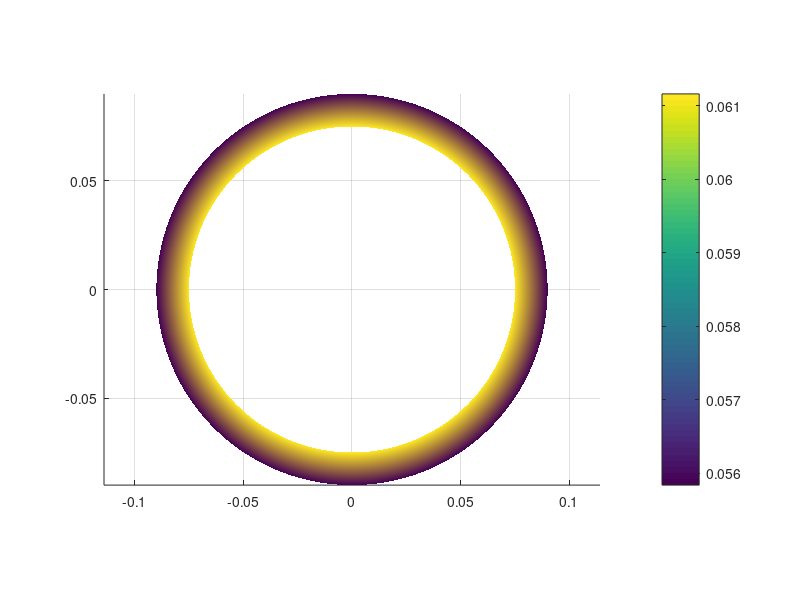

The MATLAB script that drew this image:
clc
clear 
close all

n  = 1000;

R = 0.09; %outer radius
r = 0.075; %inner radius
theta = 0:2*pi/n:2*pi;
r_outer = ones(size(theta))*R;
r_inner = ones(size(theta))*r;
rr = [r_outer;r_inner];
theta = [theta;theta];
xx = rr.*cos(theta);
yy = rr.*sin(theta);
zz = zeros(size(xx));

E  = 200e9;
nu = 0.3;
P  = 30e6;

rr = sqrt(xx.^2 + yy.^2);

zz_exact = 1e3* P * (1+nu)/E * (rr / ( (R/r)^2-1 ) ) .* (1-2*nu + (R./rr).^2);

surf(xx,yy,zz_exact)
view(2)
shading interp
axis equal
colorbar